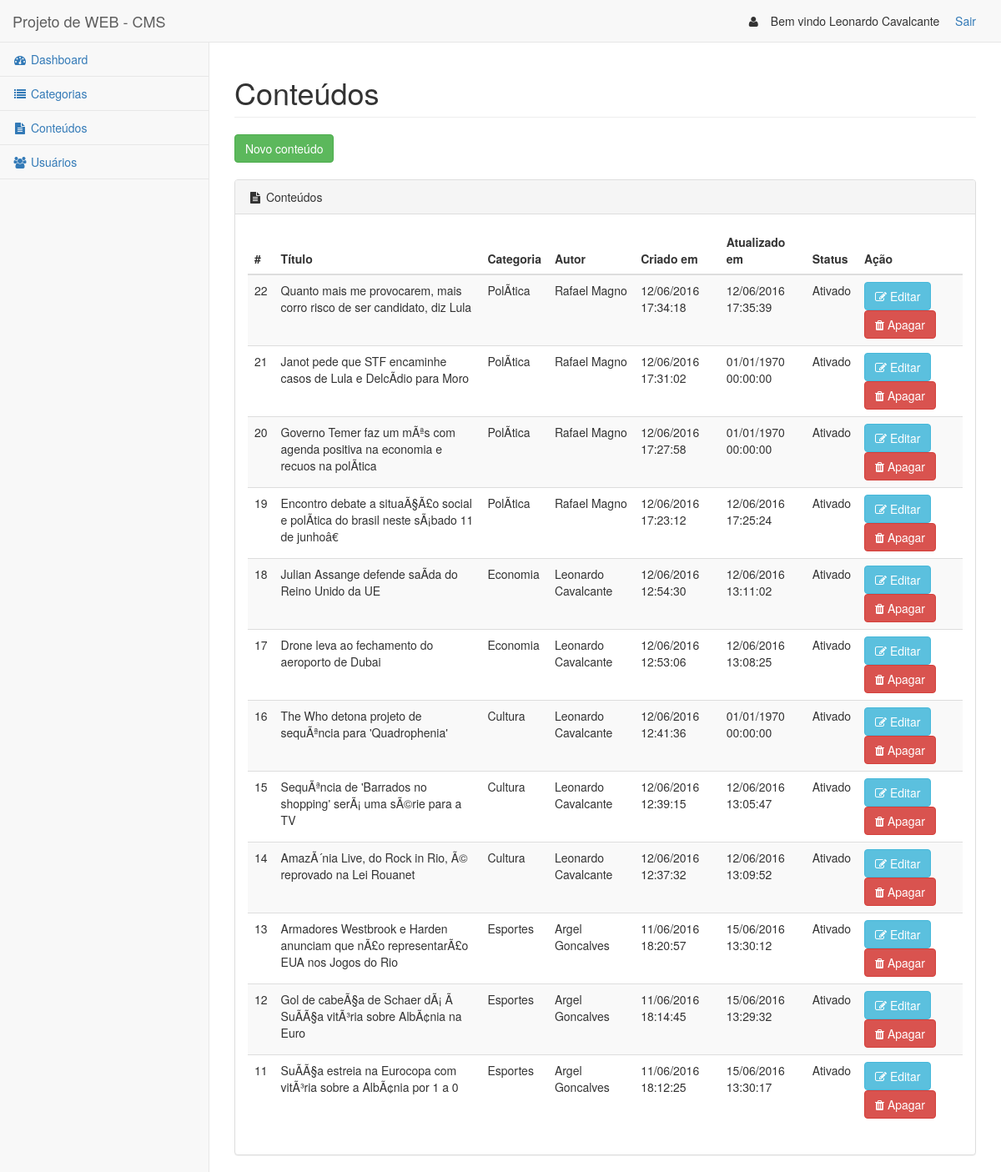
The page /conteudos/index.php (signed in) on the database its author committed.
### tables this page shows
CREATE TABLE IF NOT EXISTS `con_conteudos` (
  `con_id` INT NOT NULL AUTO_INCREMENT COMMENT '',
  `con_titulo` VARCHAR(100) NOT NULL COMMENT '',
  `con_descricao` VARCHAR(1024) DEFAULT "" NOT NULL COMMENT '',
  `con_corpo` LONGTEXT NOT NULL COMMENT '',
  `con_ativo` TINYINT(1) NOT NULL DEFAULT 1 COMMENT '',
  `con_criado_em` TIMESTAMP NOT NULL COMMENT '',
  `con_alterado_em` TIMESTAMP NULL COMMENT '',
  `usr_id_autor` INT NOT NULL COMMENT '',
  `cat_id` INT NOT NULL COMMENT '',
  PRIMARY KEY (`con_id`)  COMMENT '',
  INDEX `fk_con_conteudos_usr_usuarios1_idx` (`usr_id_autor` ASC)  COMMENT '',
  INDEX `fk_con_conteudos_cat_categorias1_idx` (`cat_id` ASC)  COMMENT '',
  CONSTRAINT `fk_con_usr`
    FOREIGN KEY (`usr_id_autor`)
    REFERENCES `usr_usuarios` (`usr_id`)
    ON DELETE NO ACTION
    ON UPDATE NO ACTION,
  CONSTRAINT `fk_con_cat`
    FOREIGN KEY (`cat_id`)
    REFERENCES `cat_categorias` (`cat_id`)
    ON DELETE NO ACTION
    ON UPDATE NO ACTION);

CREATE TABLE IF NOT EXISTS `cat_categorias` (
  `cat_id` INT NOT NULL AUTO_INCREMENT COMMENT '',
  `cat_titulo` VARCHAR(100) NOT NULL COMMENT '',
  `cat_ativo` TINYINT(1) NOT NULL DEFAULT 1 COMMENT '',
  `cat_criado_em` TIMESTAMP NOT NULL COMMENT '',
  `cat_alterado_em` TIMESTAMP NULL COMMENT '',
  `usr_id_autor` INT NOT NULL COMMENT '',
  PRIMARY KEY (`cat_id`)  COMMENT '',
  INDEX `fk_cat_categorias_usr_usuarios_idx` (`usr_id_autor` ASC)  COMMENT '',
  CONSTRAINT `fk_cat_categorias_usr_usuarios`
    FOREIGN KEY (`usr_id_autor`)
    REFERENCES `usr_usuarios` (`usr_id`)
    ON DELETE NO ACTION
    ON UPDATE NO ACTION);

CREATE TABLE IF NOT EXISTS `usr_usuarios` (
  `usr_id` INT NOT NULL AUTO_INCREMENT COMMENT '	',
  `usr_nome` VARCHAR(100) NOT NULL COMMENT '',
  `usr_login` VARCHAR(100) NOT NULL COMMENT '',
  `usr_password` VARCHAR(100) NOT NULL COMMENT '',
  `usr_ativo` TINYINT(1) NOT NULL DEFAULT 1 COMMENT '	',
  `usr_criado_em` TIMESTAMP NOT NULL COMMENT '',
  `usr_alterado_em` TIMESTAMP NULL COMMENT '',
  PRIMARY KEY (`usr_id`)  COMMENT '');

### conteudos/index.php (the view, shortened to what this page needs)
<?php
$query_conteudos = "SELECT"
            . " con.con_id AS con_id,"
            . " con.con_titulo AS con_titulo,"
            . " con.con_ativo AS con_ativo,"
            . " con.con_criado_em AS con_criado_em,"
            . " con.con_alterado_em AS con_alterado_em,"
            . " cat.cat_titulo AS cat_titulo,"
            . " usr.usr_nome AS usr_nome"
        . " FROM con_conteudos AS con"
        . " INNER JOIN cat_categorias AS cat"
            . " ON cat.cat_id = con.cat_id"
        . " INNER JOIN usr_usuarios AS usr"
            . " ON usr.usr_id = con.usr_id_autor"
        . " ORDER BY con.con_id DESC";
$res_conteudos = mysql_query($query_conteudos);
?>
<?php include '../layout/_header.php'; ?>
<div id="page-wrapper">
    <div class="row">
        <div class="col-lg-12">
            <h1 class="page-header">Conteúdos</h1>
        </div>
    </div>
    <div class="row">
        <div class="col-lg-12">
            <a href ="criar.php" class ="btn btn-success">Novo conteúdo</a>
            <div class="clearfix"/><br /></div>
            <div class="panel panel-default">
                <div class="panel-heading">
                    <i class="fa fa-file-text fa-fw"></i>&nbsp;Conteúdos
                </div>
                <div class="panel-body">
                    <div class="table-responsive">
                        <table class="table table-striped">
                            <thead>
                                <tr>
                                    <th class='center'>#</th>
                                    <th class='center'>Título</th>
                                    <th class='center'>Categoria</th>
                                    <th class='center'>Autor</th>
                                    <th class='center'>Criado em</th>
                                    <th class='center'>Atualizado em</th>
                                    <th class="center">Status</th>
                                    <th class="center">Ação</th>
                                </tr>
                            </thead>
                            <tbody>
                                <?php if (mysql_num_rows($res_conteudos) > 0): ?>
                                    <?php while ($row = mysql_fetch_array($res_conteudos)): ?>
                                        <tr>
                                            <td class='center'><?= $row['con_id'] ?></td>
                                            <td><?= $row['con_titulo'] ?></td>
                                            <td><?= $row['cat_titulo'] ?></td>
                                            <td><?= $row['usr_nome'] ?></td>
                                            <td class='center'><?= date('d/m/Y H:i:s', strtotime($row['con_criado_em'])) ?></td>
                                            <td class='center'><?= date('d/m/Y H:i:s', strtotime($row['con_alterado_em'])) ?></td>
                                            <td class="center">
                                                <?= ($row['con_ativo'] == "1"? "Ativado" : "Desativado") ?>
                                            </td>
                                            <td>
                                                <a href ="alterar.php?id=<?=$row['con_id']?>" class ="btn btn-info">
                                                    <i class ="fa fa-edit"></i>&nbsp;Editar
                                                </a>
                                                <a href ="deletar.php?id=<?=$row['con_id']?>" class ="btn btn-danger">
                                                    <i class ="fa fa-trash"></i>&nbsp;Apagar
                                                </a>
                                            </td>
                                        </tr>
                                    <?php endwhile; ?>
                                <?php else: ?>
                                    <tr>
                                        <td colspan="4">Sem conteúdos publicados</td>
                                    </tr>
                                <?php endif; ?>
                            </tbody>
                        </table>
                    </div>
                </div>
            </div>
        </div>
    </div>
    <?php include '../layout/_footer.php'; ?>

### rows shown on the page
con_conteudos: con_id "22", con_titulo "Quanto mais me provocarem, mais corro risco de ser candidato, diz Lula", cat.cat_titulo "PolÃ­tica", usr_id_autor.usr_nome "Rafael Magno", con_criado_em "12/06/2016 17:34:18", con_alterado_em "12/06/2016 17:35:39", con_ativo "Ativado"
con_conteudos: con_id "21", con_titulo "Janot pede que STF encaminhe casos de Lula e DelcÃ­dio para Moro", cat.cat_titulo "PolÃ­tica", usr_id_autor.usr_nome "Rafael Magno", con_criado_em "12/06/2016 17:31:02", con_alterado_em "01/01/1970 00:00:00", con_ativo "Ativado"
con_conteudos: con_id "20", con_titulo "Governo Temer faz um mÃªs com agenda positiva na economia e recuos na polÃ­tica", cat.cat_titulo "PolÃ­tica", usr_id_autor.usr_nome "Rafael Magno", con_criado_em "12/06/2016 17:27:58", con_alterado_em "01/01/1970 00:00:00", con_ativo "Ativado"
con_conteudos: con_id "19", con_titulo "Encontro debate a situaÃ§Ã£o social e polÃ­tica do brasil neste sÃ¡bado 11 de junhoâ€", cat.cat_titulo "PolÃ­tica", usr_id_autor.usr_nome "Rafael Magno", con_criado_em "12/06/2016 17:23:12", con_alterado_em "12/06/2016 17:25:24", con_ativo "Ativado"
con_conteudos: con_id "18", con_titulo "Julian Assange defende saÃ­da do Reino Unido da UE", cat.cat_titulo "Economia", usr_id_autor.usr_nome "Leonardo Cavalcante", con_criado_em "12/06/2016 12:54:30", con_alterado_em "12/06/2016 13:11:02", con_ativo "Ativado"
con_conteudos: con_id "17", con_titulo "Drone leva ao fechamento do aeroporto de Dubai", cat.cat_titulo "Economia", usr_id_autor.usr_nome "Leonardo Cavalcante", con_criado_em "12/06/2016 12:53:06", con_alterado_em "12/06/2016 13:08:25", con_ativo "Ativado"
con_conteudos: con_id "16", con_titulo "The Who detona projeto de sequÃªncia para 'Quadrophenia'", cat.cat_titulo "Cultura", usr_id_autor.usr_nome "Leonardo Cavalcante", con_criado_em "12/06/2016 12:41:36", con_alterado_em "01/01/1970 00:00:00", con_ativo "Ativado"
con_conteudos: con_id "15", con_titulo "SequÃªncia de 'Barrados no shopping' serÃ¡ uma sÃ©rie para a TV", cat.cat_titulo "Cultura", usr_id_autor.usr_nome "Leonardo Cavalcante", con_criado_em "12/06/2016 12:39:15", con_alterado_em "12/06/2016 13:05:47", con_ativo "Ativado"
con_conteudos: con_id "14", con_titulo "AmazÃ´nia Live, do Rock in Rio, Ã© reprovado na Lei Rouanet", cat.cat_titulo "Cultura", usr_id_autor.usr_nome "Leonardo Cavalcante", con_criado_em "12/06/2016 12:37:32", con_alterado_em "12/06/2016 13:09:52", con_ativo "Ativado"
con_conteudos: con_id "13", con_titulo "Armadores Westbrook e Harden anunciam que nÃ£o representarÃ£o EUA nos Jogos do Rio", cat.cat_titulo "Esportes", usr_id_autor.usr_nome "Argel Goncalves", con_criado_em "11/06/2016 18:20:57", con_alterado_em "15/06/2016 13:30:12", con_ativo "Ativado"
con_conteudos: con_id "12", con_titulo "Gol de cabeÃ§a de Schaer dÃ¡ Ã SuÃ­Ã§a vitÃ³ria sobre AlbÃ¢nia na Euro", cat.cat_titulo "Esportes", usr_id_autor.usr_nome "Argel Goncalves", con_criado_em "11/06/2016 18:14:45", con_alterado_em "15/06/2016 13:29:32", con_ativo "Ativado"
con_conteudos: con_id "11", con_titulo "SuÃ­Ã§a estreia na Eurocopa com vitÃ³ria sobre a AlbÃ¢nia por 1 a 0", cat.cat_titulo "Esportes", usr_id_autor.usr_nome "Argel Goncalves", con_criado_em "11/06/2016 18:12:25", con_alterado_em "15/06/2016 13:30:17", con_ativo "Ativado"

### other values the page prints
$usuario['usr_nome'] "Leonardo Cavalcante"
